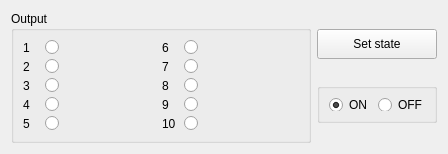
     <widget class="QFrame" name="frameOutput">
      <layout class="QHBoxLayout" name="horizontalLayoutOutput">
       <item>
        <widget class="QGroupBox" name="groupBoxOutput">
         <property name="sizePolicy">
          <sizepolicy hsizetype="Expanding" vsizetype="Preferred">
           <horstretch>0</horstretch>
           <verstretch>0</verstretch>
          </sizepolicy>
         </property>
         <property name="minimumSize">
          <size>
           <width>300</width>
           <height>0</height>
          </size>
         </property>
         <property name="maximumSize">
          <size>
           <width>300</width>
           <height>16777215</height>
          </size>
         </property>
         <property name="title">
          <string>Output</string>
         </property>
         <layout class="QGridLayout" name="gridLayoutOutput">
          <property name="horizontalSpacing">
           <number>2</number>
          </property>
          <property name="verticalSpacing">
           <number>4</number>
          </property>
          <item row="0" column="0">
           <layout class="QHBoxLayout" name="outRow1Layout">
            <property name="spacing">
             <number>2</number>
            </property>
            <item>
             <widget class="QLabel" name="outLabel1">
              <property name="minimumSize">
               <size>
                <width>20</width>
                <height>0</height>
               </size>
              </property>
              <property name="maximumSize">
               <size>
                <width>20</width>
                <height>16777215</height>
               </size>
              </property>
              <property name="text">
               <string>1</string>
              </property>
             </widget>
            </item>
            <item>
             <widget class="QRadioButton" name="output1">
              <property name="text">
               <string/>
              </property>
              <property name="iconSize">
               <size>
                <width>30</width>
                <height>20</height>
               </size>
              </property>
             </widget>
            </item>
           </layout>
          </item>
          <item row="1" column="0">
           <layout class="QHBoxLayout" name="outRow2Layout">
            <property name="spacing">
             <number>2</number>
            </property>
            <item>
             <widget class="QLabel" name="outLabel2">
              <property name="minimumSize">
               <size>
                <width>20</width>
                <height>0</height>
               </size>
              </property>
              <property name="maximumSize">
               <size>
                <width>20</width>
                <height>16777215</height>
               </size>
              </property>
              <property name="text">
               <string>2</string>
              </property>
             </widget>
            </item>
            <item>
             <widget class="QRadioButton" name="output2">
              <property name="text">
               <string/>
              </property>
              <property name="iconSize">
               <size>
                <width>30</width>
                <height>20</height>
               </size>
              </property>
             </widget>
            </item>
           </layout>
          </item>
          <item row="2" column="0">
           <layout class="QHBoxLayout" name="outRow3Layout">
            <property name="spacing">
             <number>2</number>
            </property>
            <item>
             <widget class="QLabel" name="outLabel3">
              <property name="minimumSize">
               <size>
                <width>20</width>
                <height>0</height>
               </size>
              </property>
              <property name="maximumSize">
               <size>
                <width>20</width>
                <height>16777215</height>
               </size>
              </property>
              <property name="text">
               <string>3</string>
              </property>
             </widget>
            </item>
            <item>
             <widget class="QRadioButton" name="output3">
              <property name="text">
               <string/>
              </property>
              <property name="iconSize">
               <size>
                <width>30</width>
                <height>20</height>
               </size>
              </property>
             </widget>
            </item>
           </layout>
          </item>
          <item row="3" column="0">
           <layout class="QHBoxLayout" name="outRow4Layout">
            <property name="spacing">
             <number>2</number>
            </property>
            <item>
             <widget class="QLabel" name="outLabel4">
              <property name="minimumSize">
               <size>
                <width>20</width>
                <height>0</height>
               </size>
              </property>
              <property name="maximumSize">
               <size>
                <width>20</width>
                <height>16777215</height>
               </size>
              </property>
              <property name="text">
               <string>4</string>
              </property>
             </widget>
            </item>
            <item>
             <widget class="QRadioButton" name="output4">
              <property name="text">
               <string/>
              </property>
              <property name="iconSize">
               <size>
                <width>30</width>
                <height>20</height>
               </size>
              </property>
             </widget>
            </item>
           </layout>
          </item>
          <item row="4" column="0">
           <layout class="QHBoxLayout" name="outRow5Layout">
            <property name="spacing">
             <number>2</number>
            </property>
            <item>
             <widget class="QLabel" name="outLabel5">
              <property name="minimumSize">
               <size>
                <width>20</width>
                <height>0</height>
               </size>
              </property>
              <property name="maximumSize">
               <size>
                <width>20</width>
                <height>16777215</height>
               </size>
              </property>
              <property name="text">
               <string>5</string>
              </property>
             </widget>
            </item>
            <item>
             <widget class="QRadioButton" name="output5">
              <property name="text">
               <string/>
              </property>
              <property name="iconSize">
               <size>
                <width>30</width>
                <height>20</height>
               </size>
              </property>
             </widget>
            </item>
           </layout>
          </item>
          <item row="0" column="1">
           <layout class="QHBoxLayout" name="outRow6Layout">
            <property name="spacing">
             <number>2</number>
            </property>
            <item>
             <widget class="QLabel" name="outLabel6">
              <property name="minimumSize">
               <size>
                <width>20</width>
                <height>0</height>
               </size>
              </property>
              <property name="maximumSize">
               <size>
                <width>20</width>
                <height>16777215</height>
               </size>
              </property>
              <property name="text">
               <string>6</string>
              </property>
             </widget>
            </item>
            <item>
             <widget class="QRadioButton" name="output6">
              <property name="text">
               <string/>
              </property>
              <property name="iconSize">
               <size>
                <width>30</width>
                <height>20</height>
               </size>
              </property>
             </widget>
            </item>
           </layout>
          </item>
          <item row="1" column="1">
           <layout class="QHBoxLayout" name="outRow7Layout">
            <property name="spacing">
             <number>2</number>
            </property>
            <item>
             <widget class="QLabel" name="outLabel7">
              <property name="minimumSize">
               <size>
                <width>20</width>
                <height>0</height>
               </size>
              </property>
              <property name="maximumSize">
               <size>
                <width>20</width>
                <height>16777215</height>
               </size>
              </property>
              <property name="text">
               <string>7</string>
              </property>
             </widget>
            </item>
            <item>
             <widget class="QRadioButton" name="output7">
              <property name="text">
               <string/>
              </property>
              <property name="iconSize">
               <size>
                <width>30</width>
                <height>20</height>
               </size>
              </property>
             </widget>
            </item>
           </layout>
          </item>
          <item row="2" column="1">
           <layout class="QHBoxLayout" name="outRow8Layout">
            <property name="spacing">
             <number>2</number>
            </property>
            <item>
             <widget class="QLabel" name="outLabel8">
              <property name="minimumSize">
               <size>
                <width>20</width>
                <height>0</height>
               </size>
              </property>
              <property name="maximumSize">
               <size>
                <width>20</width>
                <height>16777215</height>
               </size>
              </property>
              <property name="text">
               <string>8</string>
              </property>
             </widget>
            </item>
            <item>
             <widget class="QRadioButton" name="output8">
              <property name="text">
               <string/>
              </property>
              <property name="iconSize">
               <size>
                <width>30</width>
                <height>20</height>
               </size>
              </property>
             </widget>
            </item>
           </layout>
          </item>
          <item row="3" column="1">
           <layout class="QHBoxLayout" name="outRow9Layout">
            <property name="spacing">
             <number>2</number>
            </property>
            <item>
             <widget class="QLabel" name="outLabel9">
              <property name="minimumSize">
               <size>
                <width>20</width>
                <height>0</height>
               </size>
              </property>
              <property name="maximumSize">
               <size>
                <width>20</width>
                <height>16777215</height>
               </size>
              </property>
              <property name="text">
               <string>9</string>
              </property>
             </widget>
            </item>
            <item>
             <widget class="QRadioButton" name="output9">
              <property name="text">
               <string/>
              </property>
              <property name="iconSize">
               <size>
                <width>30</width>
                <height>20</height>
               </size>
              </property>
             </widget>
            </item>
           </layout>
          </item>
          <item row="4" column="1">
           <layout class="QHBoxLayout" name="outRow10Layout">
            <property name="spacing">
             <number>2</number>
            </property>
            <item>
             <widget class="QLabel" name="outLabel10">
              <property name="minimumSize">
               <size>
                <width>20</width>
                <height>0</height>
               </size>
              </property>
              <property name="maximumSize">
               <size>
                <width>20</width>
                <height>16777215</height>
               </size>
              </property>
              <property name="text">
               <string>10</string>
              </property>
             </widget>
            </item>
            <item>
             <widget class="QRadioButton" name="output10">
              <property name="text">
               <string/>
              </property>
              <property name="iconSize">
               <size>
                <width>30</width>
                <height>20</height>
               </size>
              </property>
             </widget>
            </item>
           </layout>
          </item>
         </layout>
        </widget>
       </item>
       <item>
        <layout class="QVBoxLayout" name="rightColumnOutput">
         <item>
          <widget class="QPushButton" name="pushButtonSetState">
           <property name="sizePolicy">
            <sizepolicy hsizetype="Fixed" vsizetype="Fixed">
             <horstretch>0</horstretch>
             <verstretch>0</verstretch>
            </sizepolicy>
           </property>
           <property name="minimumSize">
            <size>
             <width>120</width>
             <height>30</height>
            </size>
           </property>
           <property name="maximumSize">
            <size>
             <width>120</width>
             <height>16777215</height>
            </size>
           </property>
           <property name="text">
            <string>Set state</string>
           </property>
          </widget>
         </item>
         <item>
          <widget class="QGroupBox" name="groupBoxPower">
           <property name="sizePolicy">
            <sizepolicy hsizetype="Fixed" vsizetype="Fixed">
             <horstretch>0</horstretch>
             <verstretch>0</verstretch>
            </sizepolicy>
           </property>
           <property name="minimumSize">
            <size>
             <width>120</width>
             <height>30</height>
            </size>
           </property>
           <property name="maximumSize">
            <size>
             <width>120</width>
             <height>40</height>
            </size>
           </property>
           <property name="title">
            <string/>
           </property>
           <layout class="QHBoxLayout" name="horizontalLayoutPower">
            <item>
             <widget class="QRadioButton" name="radioOn">
              <property name="text">
               <string>ON</string>
              </property>
              <property name="checked">
               <bool>true</bool>
              </property>
             </widget>
            </item>
            <item>
             <widget class="QRadioButton" name="radioOff">
              <property name="text">
               <string>OFF</string>
              </property>
             </widget>
            </item>
           </layout>
          </widget>
         </item>
        </layout>
       </item>
      </layout>
     </widget>
